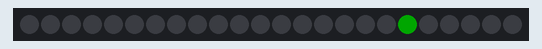
A sketch run on a simulated Arduino Uno, built with avr-gcc and run on an emulated ATmega328P. Parts: 24 RGB LEDs in strip order, left to right. Dim RGB values are drawn brighter than linear.

Above: at 3.9 s.
At 6.4 s:
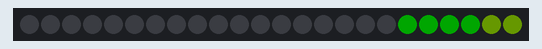
At 8.9 s:
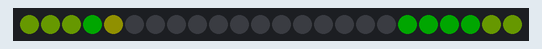
At 15.4 s:
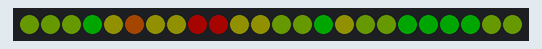
At 27.11 s:
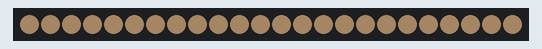
At 39.3 s:
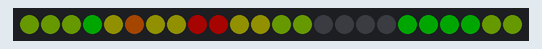

The sketch:

Clock_Cycle_V1b_posChange2.ino
```cpp
#include <Adafruit_NeoPixel.h>
#ifdef __AVR__
#include <avr/power.h>
#endif

#define PIN 6

#define NUMPIXELS 24

#define hour 3600000

#define five 300000

#define one 60000

int startpos = 18;

int endpos = startpos % 24 + 24;

// Parameter 1 = number of pixels in strip
// Parameter 2 = Arduino pin number (most are valid)
// Parameter 3 = pixel type flags, add together as needed:
//   NEO_KHZ800  800 KHz bitstream (most NeoPixel products w/WS2812 LEDs)
//   NEO_KHZ400  400 KHz (classic 'v1' (not v2) FLORA pixels, WS2811 drivers)
//   NEO_GRB     Pixels are wired for GRB bitstream (most NeoPixel products)
//   NEO_RGB     Pixels are wired for RGB bitstream (v1 FLORA pixels, not v2)
//   NEO_RGBW    Pixels are wired for RGBW bitstream (NeoPixel RGBW products)
Adafruit_NeoPixel strip = Adafruit_NeoPixel(NUMPIXELS, PIN, NEO_GRB + NEO_KHZ800);


int clockValues[24] = {10, 10, 10, 10, 30, 30, 20, 20, 20, 10, 50, 70, 40, 40, 90, 90, 40, 40, 20, 30, 10, 40, 20, 20};

void setup() {
  // put your setup code here, to run once:
  strip.setBrightness(40);
  strip.begin();
  strip.show();
}


void loop() {
  // put your main code here, to run repeatedly:

  initialisationLeds();

    for(int i = 0; i < 24; i++){
      if(setHourColour(clockValues[i], startpos) == false){
        return;
        }
   // initialisationLeds();
            if (startpos >= 24) {
                startpos = 0;
            }
            setHourColour(clockValues[i], startpos);
            delay(500);
            startpos++;
    }
  startpos = 18;
  delay(one / 6);
}

boolean setHourColour(int value, int pixel) {

  if (value > -1) {
    value = value / 10;
  }

  switch (value) {
    //Case for values in the future which have not been recorded yet.
    case -1:
      delay(10000);
      return false;
    case -2:
      //Case for the hub rejecting the data request sent by the clock
      delay(1000);
      rejectionLeds();
      return false;
    case -3:
      //Case for the hub being unable to interact with the server
      nullServerLeds();
      return false;
     case 0:
    case 1:
      strip.setPixelColor(pixel, 0, 255, 0); //light green
      strip.show();
      break;
    case 2:
    case 3:
      strip.setPixelColor(pixel, 100, 150, 0); //yellow
      strip.show();
      break;
    case 4:
    case 5:
      strip.setPixelColor(pixel, 100, 100, 0); //yellow - orange
      strip.show();
      break;
    case 6:
    case 7:
      strip.setPixelColor(pixel, 240, 100, 0); // orange-red
      strip.show();
      break;
    case 8:
    case 9:
      strip.setPixelColor(pixel, 255, 10, 0); // vibrant red
      strip.show();
      break;
    case 10:
      strip.setPixelColor(pixel, 255, 0, 0); //very vibrant red
      strip.show();
      break;
  }

}

void initialisationLeds() {
  int i = 0;
  while (i < 3) {
    for (int j = 0; j <= 24; j++) {
      if (startpos >= 24) {
        startpos = 0;
      }
      strip.setPixelColor(startpos, 255, 204, 153);
      strip.show();
      startpos++;
      delay(50);
    }
    startpos = 18;
    strip.clear();

    i++;
  }

}

void rejectionLeds() {
    int i = 0;
  while (i < 3) {
    for (int j = 0; j <= 24; j++) {
      if (startpos >= 24) {
        startpos = 0;
      }
      strip.setPixelColor(startpos, 255, 0, 0);
      strip.show();
      startpos++;
      delay(50);
    }
    startpos = 18;
    strip.clear();

    i++;
  }
}

void nullServerLeds() {
     int i = 0;
  while (i < 3) {
    for (int j = 0; j <= 24; j++) {
      if (startpos >= 24) {
        startpos = 0;
      }
      strip.setPixelColor(startpos, 0, 0, 255);
      strip.show();
      startpos++;
      delay(50);
    }
    startpos = 18;
    strip.clear();

    i++;
  }
}
```
